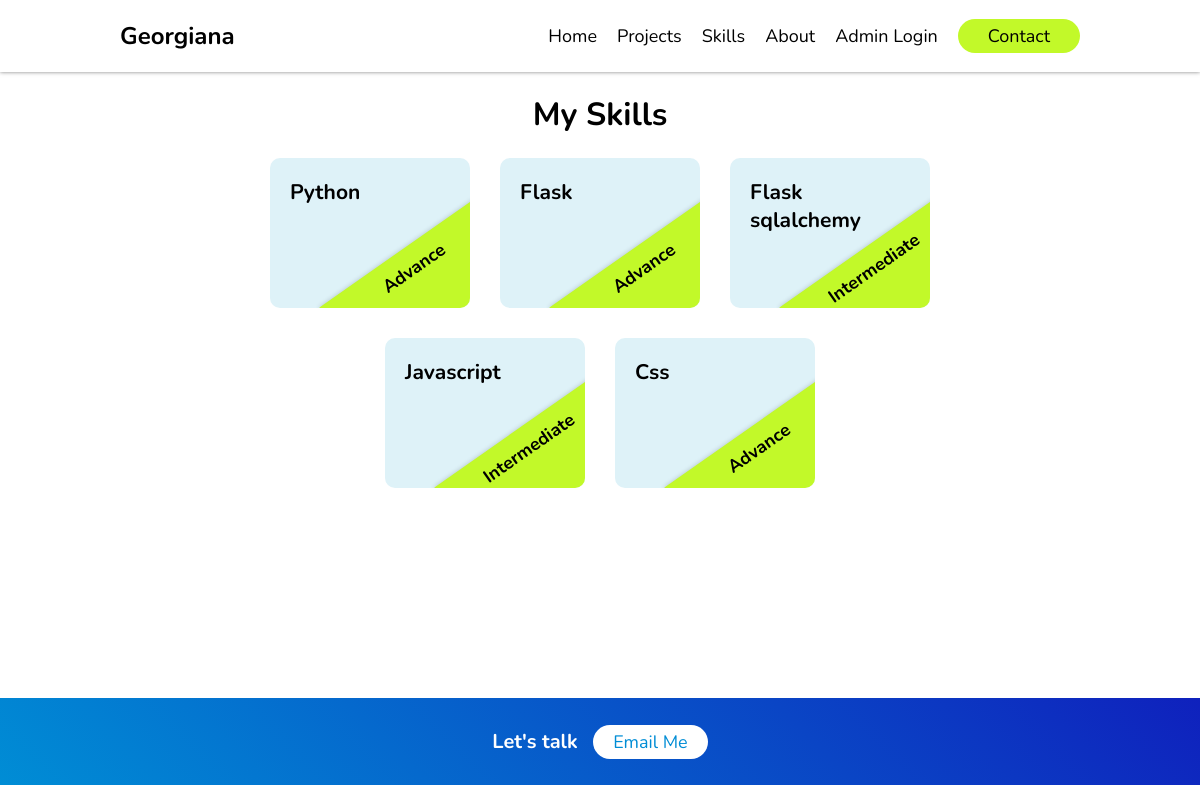
/skills, run on the app's committed database.
### webapp/models.py (models this page shows)
class Skills(db.Model):
    id = db.Column(db.Integer, primary_key=True)
    name = db.Column(db.String(20))
    level = db.Column(db.String(20))

### webapp/routes.py (the view)
@routes.route("/skills")
def skills():
    my_skill = Skills.query.all()
    return render_template("skills.html"
                           , my_skills=my_skill)

### webapp/templates/skills.html (shortened to what this page needs)
<!DOCTYPE html>
<html lang="en">
<head>
    <link rel="stylesheet" href="../static/css/nav.css">
    <link rel="stylesheet" href="../static/css/skill.css">
</head>
<body>
    {% include "nav-bar.html" %}
    <div class="container">
        <h1 style="text-align: center">My Skills</h1>
        <div class="para">
            <div class="skills">
                {% for skill in my_skills %}
                    <div class="skill">
                        <h3>{{ skill.name.capitalize() }}</h3>
                        <span class="skill_level">{{ skill.level.capitalize() }}</span>
                    </div>
                {% endfor %}
            </div>
        </div>
    </div>
    {% include "footer.html" %}
</body>
</html>

### webapp/static/css/nav.css (style rules this page uses)
:root { --darkblue: #0F21BD; --mediumblue: #008DD5; --lightblue: #DEF2F8; --limegreen: #C2F929; }
body { margin: 0; scroll-behavior: smooth; }
* { font-family: Nunito, sans-serif; box-sizing: border-box; }
.container { margin-inline: 20%; }

### webapp/static/css/skill.css (style rules this page uses)
.para { margin-top: 20px; height: 65vh; }
.skills { flex: 2 0 700px; display: flex; flex-wrap: wrap; gap: 30px; justify-content: center; }
h3 { margin: 0; }
.skill { width: 200px; height: 150px; padding: 20px; border-radius: 10px; font-size: 18px; transition: 0.2s ease all; background-color: var(--lightblue); position: relative; overflow: hidden; }
.skill_level { position: absolute; bottom: -33px; right: -60px; transform: rotate(-35deg); background-color: var(--limegreen); width: 200px; height: 100px; padding: 10px; box-shadow: 0 0 5px rgba(0, 0, 0, 0.2); font-weight: bold; text-align: center; }

### data on the page
Skills: name "Python", level "Advance"
Skills: name "Flask", level "Advance"
Skills: name "Flask sqlalchemy", level "Intermediate"
Skills: name "Javascript", level "Intermediate"
Skills: name "Css", level "Advance"
